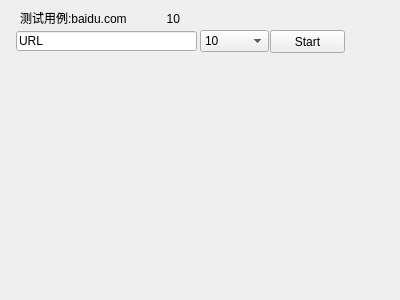
<?xml version="1.0" encoding="UTF-8"?>
<ui version="4.0">
 <class>SubdomainForm</class>
 <widget class="QWidget" name="SubdomainForm">
  <property name="geometry">
   <rect>
    <x>0</x>
    <y>0</y>
    <width>400</width>
    <height>300</height>
   </rect>
  </property>
  <property name="windowTitle">
   <string>Form</string>
  </property>
  <widget class="QLineEdit" name="lineEdit">
   <property name="geometry">
    <rect>
     <x>16</x>
     <y>31</y>
     <width>181</width>
     <height>20</height>
    </rect>
   </property>
   <property name="text">
    <string>URL</string>
   </property>
  </widget>
  <widget class="QPushButton" name="pushButton">
   <property name="geometry">
    <rect>
     <x>270</x>
     <y>30</y>
     <width>75</width>
     <height>23</height>
    </rect>
   </property>
   <property name="text">
    <string>Start</string>
   </property>
  </widget>
  <widget class="QComboBox" name="comboBox">
   <property name="geometry">
    <rect>
     <x>200</x>
     <y>30</y>
     <width>69</width>
     <height>22</height>
    </rect>
   </property>
   <item>
    <property name="text">
     <string>10</string>
    </property>
   </item>
   <item>
    <property name="text">
     <string>20</string>
    </property>
   </item>
   <item>
    <property name="text">
     <string>30</string>
    </property>
   </item>
   <item>
    <property name="text">
     <string>40</string>
    </property>
   </item>
  </widget>
  <widget class="QLabel" name="label">
   <property name="geometry">
    <rect>
     <x>20</x>
     <y>10</y>
     <width>231</width>
     <height>16</height>
    </rect>
   </property>
   <property name="text">
    <string>测试用例:baidu.com            10</string>
   </property>
  </widget>
 </widget>
 <resources/>
 <connections/>
</ui>
